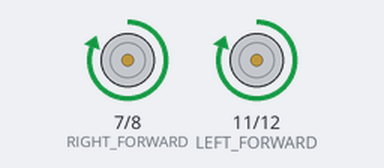
Simulated run of this sketch. Board: Arduino Uno, built with avr-gcc and run on an emulated ATmega328P. On the bench: motor-driver pin pairs drawn as motors (green arrow = first pin HIGH = forward, orange = second pin HIGH = backward, longer = more drive).

Above: at 0.1 s.
At 20.6 s:
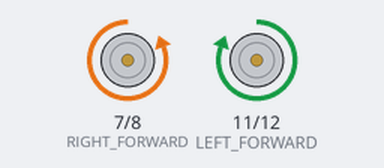
At 22.1 s:
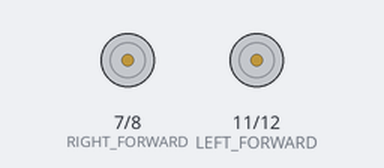
Timing chart, 0 to 23.6 s (numbered marks = the images above):
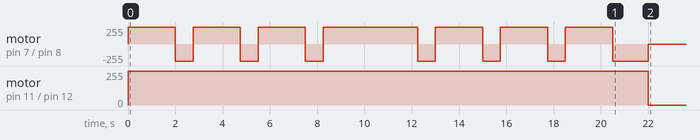

The sketch:

sketch_jun21a.ino
```cpp
const int RIGHT_FORWARD = 7;
const int RIGHT_BACK = 8;
const int POWER_RIGHT = 9;
const int POWER_LEFT = 10;
const int LEFT_FORWARD = 11;
const int LEFT_BACK = 12;

void setup() {
  pinMode(RIGHT_FORWARD, OUTPUT);
  pinMode(RIGHT_BACK, OUTPUT);
  pinMode(POWER_RIGHT, OUTPUT);
  pinMode(POWER_LEFT, OUTPUT);
  pinMode(LEFT_FORWARD, OUTPUT);
  pinMode(LEFT_BACK, OUTPUT);
}

void reverse(int milliseconds){
  digitalWrite(POWER_RIGHT, HIGH);
  digitalWrite(POWER_LEFT, HIGH);
  digitalWrite(LEFT_BACK, HIGH);
  digitalWrite(RIGHT_BACK, HIGH);
  delay(milliseconds);
}

void forwards(int milliseconds){
  digitalWrite(POWER_RIGHT, HIGH);
  digitalWrite(POWER_LEFT, HIGH);
  digitalWrite(LEFT_FORWARD, HIGH);
  digitalWrite(RIGHT_FORWARD, HIGH);
  digitalWrite(LEFT_BACK, LOW);
  digitalWrite(RIGHT_BACK, LOW);
  delay(milliseconds);
}

void left(int milliseconds){
  analogWrite(POWER_LEFT, 255);
  analogWrite(POWER_RIGHT, 255);
  delay(milliseconds);
}

void right(int milliseconds){
  analogWrite(POWER_RIGHT, 255);
  analogWrite(POWER_LEFT, 255);
  delay(milliseconds);
}

void HARD_RIGHT(int milliseconds){
   analogWrite(POWER_LEFT, 255);
    analogWrite(POWER_RIGHT, 255);
    digitalWrite(LEFT_FORWARD, HIGH);
    digitalWrite(RIGHT_BACK, HIGH);
    digitalWrite(LEFT_BACK, LOW);
    digitalWrite(RIGHT_FORWARD, LOW);
    delay(milliseconds);

}

void loop(){
    forwards(2000);
    HARD_RIGHT(750);
    forwards(2000);
    HARD_RIGHT(750);
    forwards(2000);
    HARD_RIGHT(750);
    forwards(4000);
    HARD_RIGHT(750);
    forwards(2000);
    HARD_RIGHT(750);
    forwards(2000);
    HARD_RIGHT(750);
    forwards(2000);
    HARD_RIGHT(1500);

    digitalWrite(LEFT_FORWARD, LOW);
    digitalWrite(RIGHT_BACK, LOW);
    digitalWrite(LEFT_BACK, LOW);
    digitalWrite(RIGHT_FORWARD, LOW);
    delay(100000);
}
```

Measured:
- by itself, motor on pin 11 (LEFT_FORWARD) / pin 12 (LEFT_BACK): stopped → forward 255/255 at 0.00 s, → stopped 22.0 s later
- by itself, motor on pin 7 (RIGHT_FORWARD) / pin 8 (RIGHT_BACK): stopped → forward 255/255 at 0.00 s, → backward 255/255 2.0 s later, → forward 255/255 0.75 s later, → backward 255/255 2.0 s later, … (15 changes in this stretch)
